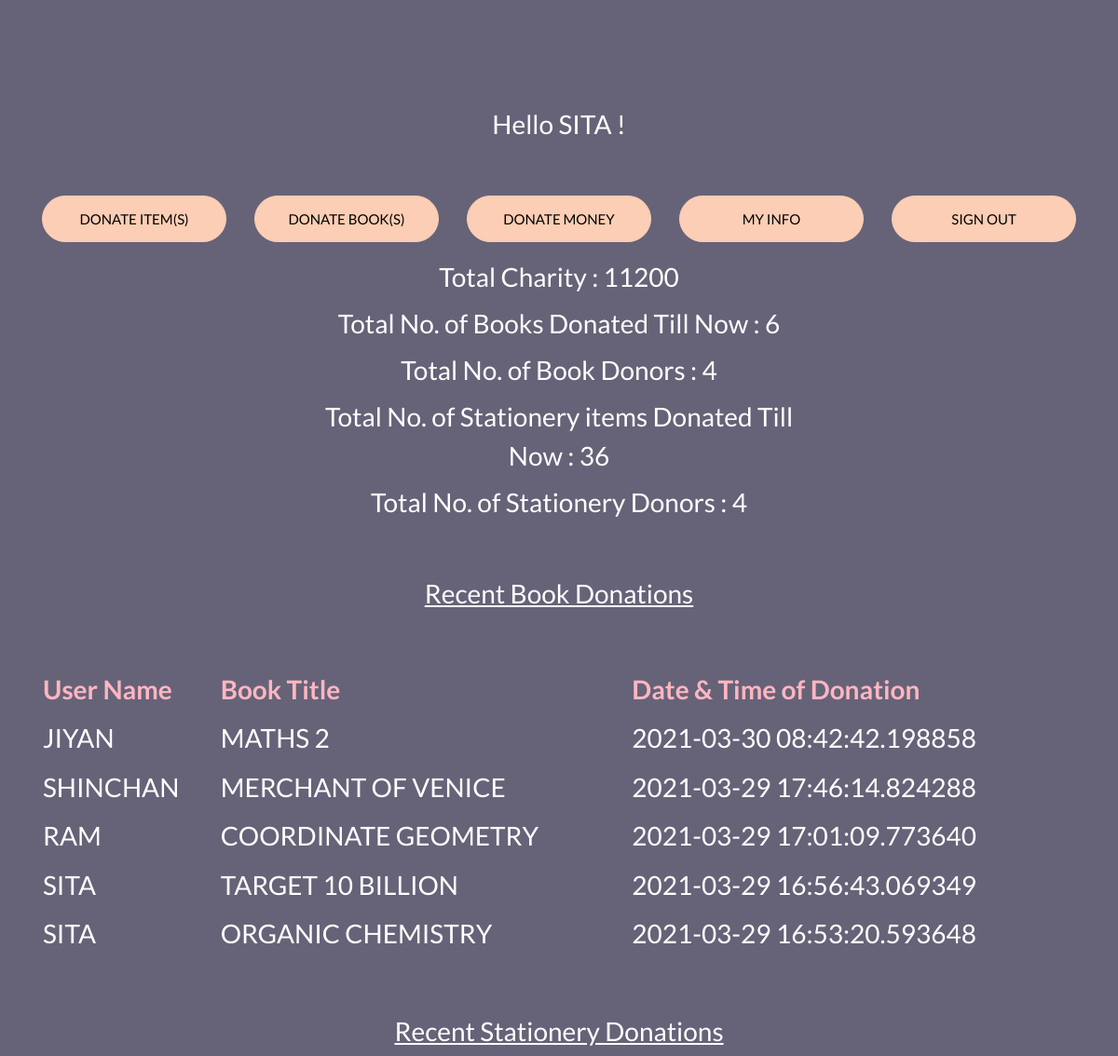
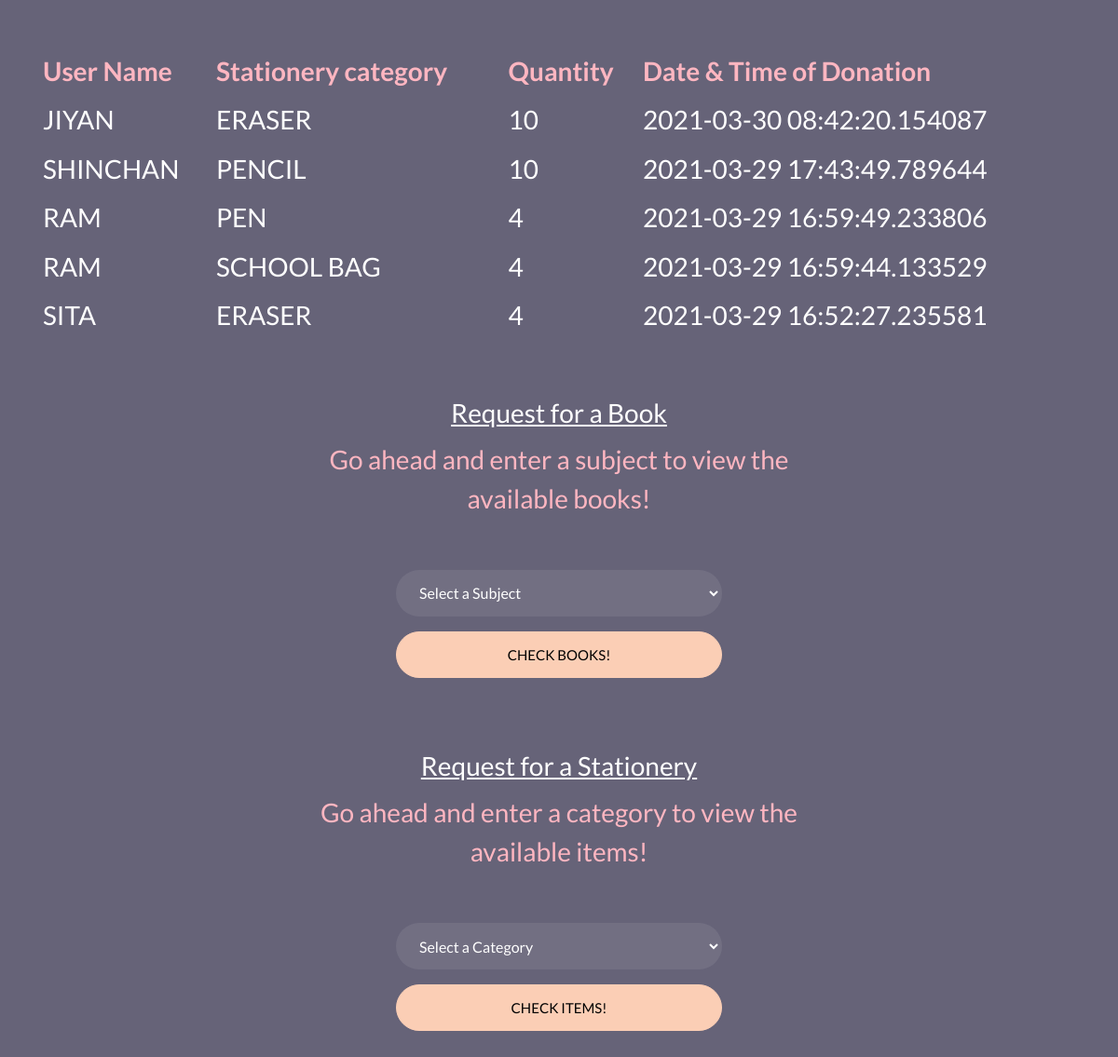
Screenshot of /dorei/transaction/7/ with the database file from the repository (2 pictures, top to bottom).
### dorei/models.py (models this page shows, shortened)
class User(models.Model):
    user_id = models.AutoField(db_column='user_id', primary_key=True)
    first_name = models.TextField(db_column='first_name', max_length=10)
    middle_name = models.TextField(db_column='middle_name', max_length=10, blank=True, null=True)
    last_name = models.TextField(db_column='last_name', max_length=10, blank=True, null=True)
    email_address = models.EmailField(db_column='email_address', max_length=40)
    house_number = models.CharField(db_column='house_number', max_length=10, blank=True, null=True)
    street_number = models.CharField(db_column='street_number', max_length=10, blank=True, null=True)
    street_name = models.TextField(db_column='street_name', max_length=50)
    city = models.TextField(db_column='city', max_length=50)
    state = models.TextField(db_column='state', max_length=50)
    postal_code = models.DecimalField(db_column='postal_code', max_digits=6, decimal_places=0)
    password = models.CharField(db_column='password', max_length=256)

### dorei/views.py (the view, shortened to what this page needs)
# urls.py: path('transaction/<int:user_id>/', views.transaction, name='transaction'),
def transaction(request, user_id):
    user_name = select_using_raw_sql("SELECT UPPER(first_name) FROM dorei_user as du WHERE du.user_id =" + str(user_id))
    total_charity = select_using_raw_sql("SELECT SUM(dm.amount) FROM dorei_money AS dm")
    books_donated = select_using_raw_sql("SELECT COUNT(db.isbn) FROM dorei_bookdonate AS db WHERE db.is_collected=1")
    stationery_donated = select_using_raw_sql("SELECT SUM(ds.quantity) FROM dorei_stationerydonate AS ds WHERE ds.is_collected=1")
    book_donors = select_using_raw_sql("SELECT COUNT(DISTINCT(db.user_id)) FROM dorei_bookdonate AS db WHERE db.is_collected=1")
    stationery_donors = select_using_raw_sql("SELECT COUNT(DISTINCT(ds.user_id)) FROM dorei_stationerydonate AS ds WHERE ds.is_collected=1")
    recent_book_donation = select_using_raw_sql("SELECT UPPER(du.first_name) AS name,UPPER(db.title) AS title,dbd.t_time AS t_time\
     FROM dorei_bookdonate AS dbd, dorei_book AS db, dorei_user AS du\
     WHERE dbd.is_collected=1 AND du.user_id=dbd.user_id AND db.isbn=dbd.isbn ORDER BY dbd.t_time DESC LIMIT 5")
    recent_stationery_donation = select_using_raw_sql("SELECT UPPER(du.first_name) AS name,UPPER(ds.stationery_name) AS category,dsd.quantity AS quantity,dsd.t_time AS t_time\
     FROM dorei_stationerydonate AS dsd, dorei_stationery AS ds, dorei_user AS du\
     WHERE dsd.is_collected=1 AND du.user_id=dsd.user_id AND ds.stationery_id=dsd.stationery_id ORDER BY dsd.t_time DESC LIMIT 5")
    books_available = []
    subject = 'Select a Subject'
    stationery_available = []
    category = 'Select a Category'
    data = {
            'id':user_id,
            'user_name':user_name[0]['UPPER(first_name)'],
            'charity':total_charity[0]['SUM(dm.amount)'],
            'books_donated':books_donated[0]['COUNT(db.isbn)'],
            'stationery_donated':stationery_donated[0]['SUM(ds.quantity)'],
            'book_donors':book_donors[0]['COUNT(DISTINCT(db.user_id))'],
            'stationery_donors':stationery_donors[0]['COUNT(DISTINCT(ds.user_id))'],
            'recent_book_donation':recent_book_donation,
            'recent_stationery_donation':recent_stationery_donation,
            'books_available':books_available,
            'subject':subject,
            'stationery_available':stationery_available,
            'category':category,
        }
    return render(request, 'user_ui.html', data)

### dorei/views.py (called while the page is built)
def select_using_raw_sql(sql):
    cursor = connection.cursor()
    try:
        cursor.execute(sql)
    except Exception as e:
        print(e)
        return []
    results = cursor.fetchall()
    l = []
    for  i in range(len(results)):
        dict = {}
        field = 0
        while True:
            try:
                dict[cursor.description[field][0]] = str(results[i][field])
                field = field +1
            except IndexError as e:
                break
        l.append(dict)
    return l

### dorei/templates/user_ui.html (shortened to what this page needs)
{% extends "base_generic.html" %}
{% block content %}
  <body class="img js-fullheight" style="background-color: #928DAB;">
  <section class="ftco-section">
    <div class="container">
      <div class="row justify-content-center">
        <div class="col-md-6 text-center mb-5">
          <h2 class="heading-section">Hello  {{user_name}} !</h2>
        </div>
      </div>
      <div class="row justify-content-center">
          <div class="col form-group">
            <a href="{% url 'donate_stationery' user_id=id%}"><button type="submit" class="form-control btn btn-primary submit px-3">Donate Item(s)</button></a>
          </div>
          <div class="col form-group">
            <a href="{% url 'donate_book' user_id=id%}"><button type="submit" class="form-control btn btn-primary submit px-3">Donate Book(s)</button></a>
          </div>
          <div class="col form-group">
            <a href="{% url 'donate_money' user_id=id%}"><button type="submit" class="form-control btn btn-primary submit px-3">Donate Money</button></a>
          </div>
          <div class="col form-group">
            <a href="{% url 'user_info' user_id=id%}"><button type="submit" class="form-control btn btn-primary submit px-3">My Info</button></a>
          </div>
          <div class="col form-group">
            <a href="/dorei/signOut/"><button type="submit" class="form-control btn btn-primary submit px-3">Sign Out</button></a>
          </div>
      </div>
      <div class="row justify-content-center">
        <div class="col-md-6 text-center mb-5">
          <h2 class="heading-section">Total Charity : {{charity}}</h2>
          <h2 class="heading-section">Total No. of Books Donated Till Now : {{books_donated}}</h2>
          <h2 class="heading-section">Total No. of Book Donors : {{book_donors}}</h2>
          <h2 class="heading-section">Total No. of Stationery items Donated Till Now : {{stationery_donated}}</h2>
          <h2 class="heading-section">Total No. of Stationery Donors : {{stationery_donors}}</h2>
        </div>
      </div>
      <div class="row justify-content-center">
          <div class="col-md-6 text-center mb-5">
            <h2 class="heading-section"><u>Recent Book Donations</u></h2>
          </div>
      </div>
      <table style="width:100%">
        <tr class="heading-section" style="color:#FFB6C1;">
          <th>User Name</th>
          <th>Book Title</th>
          <th>Date & Time of Donation</th>
        </tr>
        {% for donation in recent_book_donation %}
        <tr class="heading-section" style="color:#FFFFFF">
          <td >{{donation.name}}</td>
          <td >{{donation.title}}</td>
          <td >{{donation.t_time}}</td>
        </tr>
        {% endfor %}
      </table>
    <div class="row justify-content-center">
        <div class="col-md-6 text-center mb-5">
          <br></br>
          <h2 class="heading-section"><u>Recent Stationery Donations</u></h2>
        </div>
    </div>
    <table style="width:100%">
      <tr class="heading-section" style="color:#FFB6C1;">
        <th>User Name</th>
        <th>Stationery category</th>
        <th>Quantity</th>
        <th>Date & Time of Donation</th>
      </tr>
      {% for donation in recent_stationery_donation %}
      <tr class="heading-section" style="color:#FFFFFF">
        <td>{{donation.name}}</td>
        <td>{{donation.category}}</td>
        <td>{{donation.quantity}}</td>
        <td>{{donation.t_time}}</td>
      </tr>
      {% endfor %}
    </table>
    <div class="row justify-content-center">
        <div class="col-md-6 text-center mb-5">
          <br></br>
          <h2 class="heading-section"><u>Request for a Book</u></h2>
          <h2 class="heading-section" style="color:#FFB6C1;">Go ahead and enter a subject to view the available books!</h2>
        </div>
    </div>
    <div class="row justify-content-center">
        <div class="col-md-6 col-lg-4">
          <div class="login-wrap p-0">
            <form action="{% url 'transaction' user_id=id%}" method="POST" class="signin-form">
              <div class="form-group">
                <select type="text" name="subject" class="form-control" placeholder="Subject" required>
                    <option>{{subject}}</option>
                </select>
              </div>
              <div class="form-group">
                <button type="submit" class="form-control btn btn-primary submit px-3">Check Books!</button>
              </div>
            </form>
          </div>
        </div>
      </div>
    <div class="row justify-content-center">
        <div class="col-md-6 text-center mb-5">
          <br></br>
          <h2 class="heading-section"><u>Request for a Stationery</u></h2>
          <h2 class="heading-section" style="color:#FFB6C1;">Go ahead and enter a category to view the available items!</h2>
        </div>
    </div>
    <div class="row justify-content-center">
        <div class="col-md-6 col-lg-4">
          <div class="login-wrap p-0">
            <form action="{% url 'transaction' user_id=id%}" method="POST" class="signin-form">
              <div class="form-group">
                <select type="text" name="category" class="form-control" placeholder="Subject" required>
                    <option>{{category}}</option>
                </select>
              </div>
              <div class="form-group">
                <button type="submit" class="form-control btn btn-primary submit px-3">Check Items!</button>
              </div>
            </form>
          </div>
        </div>
      </div>
    </div>
  </section>
  </body>
{% endblock %}

### rows the page displays
User: name "JIYAN", title "MATHS 2", t_time "2021-03-30 08:42:42.198858", category "ERASER", quantity "10", t_time "2021-03-30 08:42:20.154087"
User: name "SHINCHAN", title "MERCHANT OF VENICE", t_time "2021-03-29 17:46:14.824288", category "PENCIL", quantity "10", t_time "2021-03-29 17:43:49.789644"
User: name "RAM", title "COORDINATE GEOMETRY", t_time "2021-03-29 17:01:09.773640", category "PEN", quantity "4", t_time "2021-03-29 16:59:49.233806", category "SCHOOL BAG", t_time "2021-03-29 16:59:44.133529"
User: name "SITA", title "TARGET 10 BILLION", t_time "2021-03-29 16:56:43.069349", title "ORGANIC CHEMISTRY", t_time "2021-03-29 16:53:20.593648", category "ERASER", quantity "4", t_time "2021-03-29 16:52:27.235581"

### other values shown
{{ user_name }} "SITA"
{{ charity }} "11200"
{{ books_donated }} "6"
{{ book_donors }} "4"
{{ stationery_donated }} "36"
{{ stationery_donors }} "4"
form field subject "Select a Subject"
form field category "Select a Category"
